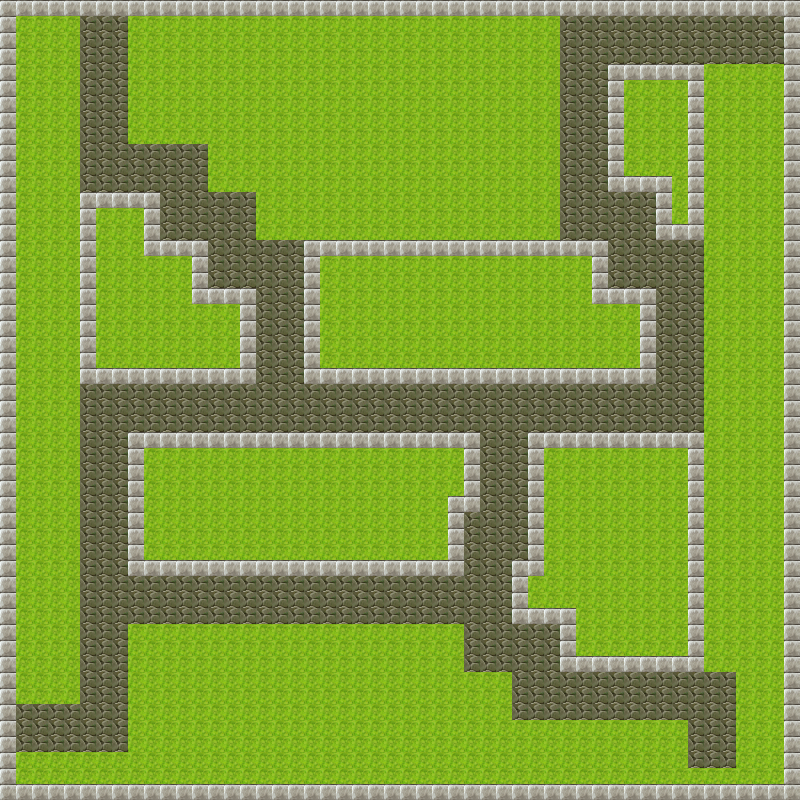

This is a level from a 2D game, rendered from its Tiled map with the project's own tilesets. A one-line summary and the map file follow, with tile-layer data summarised:
An orthogonal 50x50 tile map with 16x16 px tiles, 1 tile layer (Terrain).

<map version="1.0" orientation="orthogonal" renderorder="right-down" width="50" height="50" tilewidth="16" tileheight="16" nextobjectid="1">
 <tileset firstgid="1" name="tilea4" tilewidth="16" tileheight="16">
  <image source="tilea4.png" width="512" height="480" />
  <tile id="0">
   <properties>
    <property name="Blocked" value="true" />
   </properties>
  </tile>
 </tileset>
 <layer name="Terrain" width="50" height="50">
  <data>[2500 cells, 2500 non-empty, 3 distinct tile ids]</data>
 </layer>
</map>
